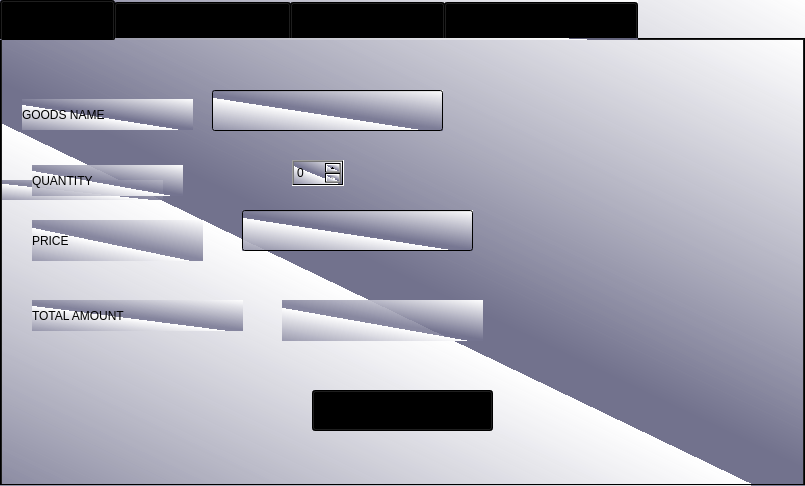
<?xml version="1.0" encoding="UTF-8"?>
<ui version="4.0">
 <class>TabWidget</class>
 <widget class="QTabWidget" name="TabWidget">
  <property name="geometry">
   <rect>
    <x>0</x>
    <y>0</y>
    <width>805</width>
    <height>486</height>
   </rect>
  </property>
  <property name="maximumSize">
   <size>
    <width>430000</width>
    <height>16777215</height>
   </size>
  </property>
  <property name="font">
   <font>
    <pointsize>18</pointsize>
    <weight>75</weight>
    <bold>true</bold>
   </font>
  </property>
  <property name="windowTitle">
   <string>TabWidget</string>
  </property>
  <property name="styleSheet">
   <string notr="true">background-color: qlineargradient(spread:repeat, x1:0.476, y1:0.602045, x2:1, y2:0, stop:0.0837004 rgba(116, 116, 144, 217), stop:1 rgba(255, 255, 255, 255));</string>
  </property>
  <property name="currentIndex">
   <number>0</number>
  </property>
  <property name="iconSize">
   <size>
    <width>30</width>
    <height>16</height>
   </size>
  </property>
  <widget class="QWidget" name="tab">
   <attribute name="title">
    <string>CREDIT</string>
   </attribute>
   <widget class="QLabel" name="label_4">
    <property name="geometry">
     <rect>
      <x>20</x>
      <y>59</y>
      <width>171</width>
      <height>31</height>
     </rect>
    </property>
    <property name="text">
     <string>GOODS NAME</string>
    </property>
   </widget>
   <widget class="QLabel" name="label_6">
    <property name="geometry">
     <rect>
      <x>0</x>
      <y>140</y>
      <width>161</width>
      <height>20</height>
     </rect>
    </property>
    <property name="text">
     <string/>
    </property>
   </widget>
   <widget class="QLineEdit" name="lineEdit_5">
    <property name="geometry">
     <rect>
      <x>210</x>
      <y>50</y>
      <width>231</width>
      <height>41</height>
     </rect>
    </property>
   </widget>
   <widget class="QLabel" name="label_5">
    <property name="geometry">
     <rect>
      <x>30</x>
      <y>260</y>
      <width>211</width>
      <height>31</height>
     </rect>
    </property>
    <property name="text">
     <string>TOTAL AMOUNT</string>
    </property>
   </widget>
   <widget class="QSpinBox" name="spinBox_4">
    <property name="geometry">
     <rect>
      <x>290</x>
      <y>120</y>
      <width>52</width>
      <height>26</height>
     </rect>
    </property>
   </widget>
   <widget class="QLabel" name="label_7">
    <property name="geometry">
     <rect>
      <x>30</x>
      <y>125</y>
      <width>151</width>
      <height>31</height>
     </rect>
    </property>
    <property name="text">
     <string>QUANTITY</string>
    </property>
   </widget>
   <widget class="QLabel" name="label_8">
    <property name="geometry">
     <rect>
      <x>30</x>
      <y>180</y>
      <width>171</width>
      <height>41</height>
     </rect>
    </property>
    <property name="text">
     <string>PRICE</string>
    </property>
   </widget>
   <widget class="QLineEdit" name="lineEdit_6">
    <property name="geometry">
     <rect>
      <x>240</x>
      <y>170</y>
      <width>231</width>
      <height>41</height>
     </rect>
    </property>
   </widget>
   <widget class="QLabel" name="label_9">
    <property name="geometry">
     <rect>
      <x>280</x>
      <y>260</y>
      <width>201</width>
      <height>41</height>
     </rect>
    </property>
    <property name="text">
     <string/>
    </property>
   </widget>
   <widget class="QPushButton" name="pushButton">
    <property name="geometry">
     <rect>
      <x>310</x>
      <y>350</y>
      <width>181</width>
      <height>41</height>
     </rect>
    </property>
    <property name="styleSheet">
     <string notr="true">background-color: rgb(0, 0, 0);</string>
    </property>
    <property name="text">
     <string>PURCHASED</string>
    </property>
   </widget>
  </widget>
  <widget class="QWidget" name="tab">
   <property name="maximumSize">
    <size>
     <width>430000</width>
     <height>16777215</height>
    </size>
   </property>
   <property name="font">
    <font>
     <pointsize>18</pointsize>
     <weight>75</weight>
     <bold>true</bold>
    </font>
   </property>
   <attribute name="title">
    <string>NEW GOODS</string>
   </attribute>
   <widget class="QScrollBar" name="verticalScrollBar">
    <property name="geometry">
     <rect>
      <x>780</x>
      <y>10</y>
      <width>16</width>
      <height>421</height>
     </rect>
    </property>
    <property name="orientation">
     <enum>Qt::Vertical</enum>
    </property>
   </widget>
   <widget class="QLineEdit" name="lineEdit">
    <property name="geometry">
     <rect>
      <x>240</x>
      <y>60</y>
      <width>241</width>
      <height>51</height>
     </rect>
    </property>
   </widget>
   <widget class="QSpinBox" name="spinBox">
    <property name="geometry">
     <rect>
      <x>330</x>
      <y>160</y>
      <width>52</width>
      <height>26</height>
     </rect>
    </property>
   </widget>
   <widget class="QLabel" name="label">
    <property name="geometry">
     <rect>
      <x>20</x>
      <y>80</y>
      <width>201</width>
      <height>20</height>
     </rect>
    </property>
    <property name="text">
     <string>GOODS NAME</string>
    </property>
   </widget>
   <widget class="QLabel" name="label_2">
    <property name="geometry">
     <rect>
      <x>30</x>
      <y>170</y>
      <width>151</width>
      <height>31</height>
     </rect>
    </property>
    <property name="text">
     <string>QUANTITY</string>
    </property>
   </widget>
   <widget class="QPushButton" name="pushButton_2">
    <property name="geometry">
     <rect>
      <x>270</x>
      <y>320</y>
      <width>211</width>
      <height>51</height>
     </rect>
    </property>
    <property name="text">
     <string>UPDATE</string>
    </property>
   </widget>
   <widget class="QLineEdit" name="lineEdit_2">
    <property name="geometry">
     <rect>
      <x>240</x>
      <y>240</y>
      <width>241</width>
      <height>51</height>
     </rect>
    </property>
   </widget>
   <widget class="QLabel" name="label_3">
    <property name="geometry">
     <rect>
      <x>20</x>
      <y>260</y>
      <width>201</width>
      <height>20</height>
     </rect>
    </property>
    <property name="text">
     <string>PRICE</string>
    </property>
   </widget>
  </widget>
  <widget class="QWidget" name="tab_4">
   <attribute name="title">
    <string>DATABASE</string>
   </attribute>
   <widget class="QTableWidget" name="tableWidget">
    <property name="geometry">
     <rect>
      <x>0</x>
      <y>0</y>
      <width>791</width>
      <height>431</height>
     </rect>
    </property>
    <row>
     <property name="text">
      <string>1</string>
     </property>
    </row>
    <row>
     <property name="text">
      <string>2</string>
     </property>
    </row>
    <column>
     <property name="text">
      <string>GOODS NAME</string>
     </property>
     <property name="font">
      <font>
       <pointsize>10</pointsize>
      </font>
     </property>
    </column>
    <column>
     <property name="text">
      <string>PRICE</string>
     </property>
     <property name="font">
      <font>
       <pointsize>11</pointsize>
      </font>
     </property>
     <property name="background">
      <color>
       <red>170</red>
       <green>170</green>
       <blue>127</blue>
      </color>
     </property>
    </column>
    <column>
     <property name="text">
      <string>AMOUNT</string>
     </property>
     <property name="font">
      <font>
       <pointsize>11</pointsize>
      </font>
     </property>
    </column>
    <column>
     <property name="text">
      <string>QUANTITY</string>
     </property>
    </column>
    <column>
     <property name="text">
      <string>TIME</string>
     </property>
    </column>
    <column>
     <property name="text">
      <string>DATE</string>
     </property>
    </column>
    <column>
     <property name="text">
      <string/>
     </property>
    </column>
   </widget>
  </widget>
  <widget class="QWidget" name="tab_5">
   <attribute name="title">
    <string>GOODS PRICE</string>
   </attribute>
   <widget class="QPushButton" name="pushButton_3">
    <property name="geometry">
     <rect>
      <x>650</x>
      <y>390</y>
      <width>96</width>
      <height>26</height>
     </rect>
    </property>
    <property name="text">
     <string>LOGOUT</string>
    </property>
   </widget>
   <widget class="QListView" name="listView">
    <property name="geometry">
     <rect>
      <x>410</x>
      <y>20</y>
      <width>371</width>
      <height>341</height>
     </rect>
    </property>
   </widget>
   <widget class="Line" name="line">
    <property name="geometry">
     <rect>
      <x>350</x>
      <y>0</y>
      <width>20</width>
      <height>441</height>
     </rect>
    </property>
    <property name="styleSheet">
     <string notr="true">background-color: rgb(85, 0, 0);</string>
    </property>
    <property name="orientation">
     <enum>Qt::Vertical</enum>
    </property>
   </widget>
   <widget class="QScrollBar" name="verticalScrollBar_2">
    <property name="geometry">
     <rect>
      <x>760</x>
      <y>20</y>
      <width>16</width>
      <height>341</height>
     </rect>
    </property>
    <property name="orientation">
     <enum>Qt::Vertical</enum>
    </property>
   </widget>
   <widget class="QLabel" name="label_10">
    <property name="geometry">
     <rect>
      <x>480</x>
      <y>20</y>
      <width>201</width>
      <height>16</height>
     </rect>
    </property>
    <property name="text">
     <string>NEW GOOD AND PRICE</string>
    </property>
   </widget>
   <widget class="QComboBox" name="comboBox">
    <property name="geometry">
     <rect>
      <x>40</x>
      <y>80</y>
      <width>251</width>
      <height>26</height>
     </rect>
    </property>
   </widget>
   <widget class="QLabel" name="label_11">
    <property name="geometry">
     <rect>
      <x>90</x>
      <y>210</y>
      <width>70</width>
      <height>16</height>
     </rect>
    </property>
    <property name="text">
     <string>TextLabel</string>
    </property>
   </widget>
  </widget>
 </widget>
 <resources/>
 <connections/>
</ui>
